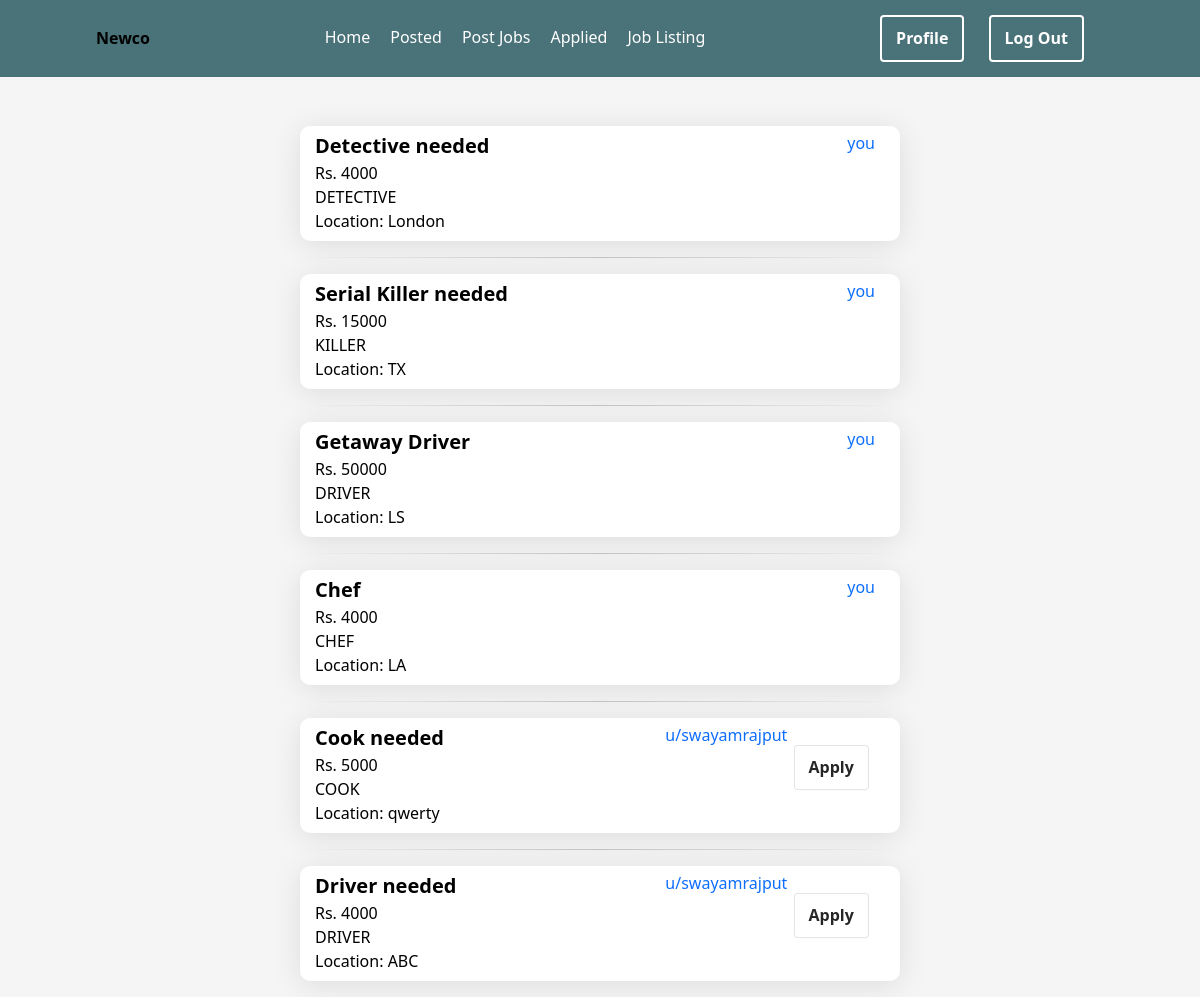
Before: /newco/listings (signed in) with the older database file.
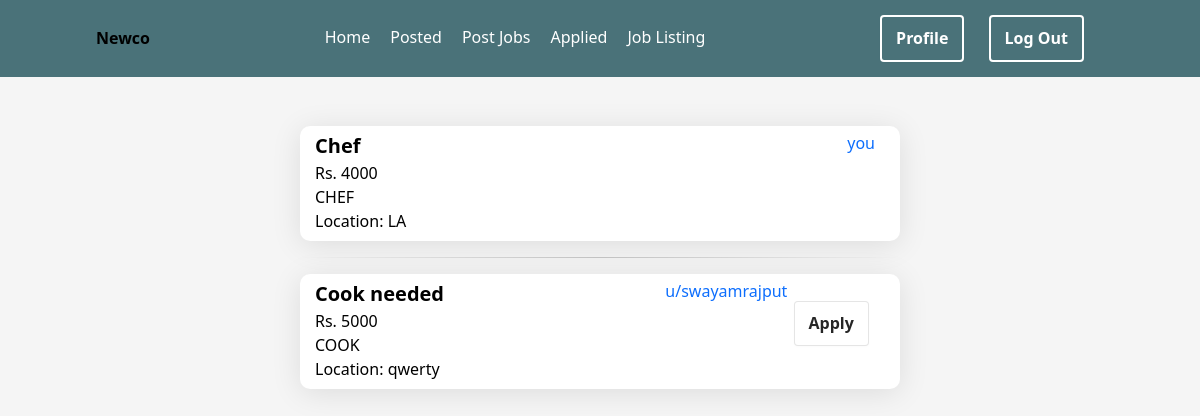
After: the same page with the newer database file.
### newco/models.py (models this page shows, shortened)
class Job(models.Model):
    user = models.ForeignKey(User,on_delete=models.CASCADE)
    title = models.CharField(max_length=255)
    description = models.TextField()
    job_specification = models.CharField(max_length=255)
    salary = models.CharField(max_length=32)
    location = models.CharField(max_length=32)
    people_applied = models.IntegerField(default=0)
    applied = models.ManyToManyField(User,related_name='users_applied',blank=True)

### newco/views.py (the view)
# urls.py: path('listings',views.listings,name='newco-listings'),
@login_required
def listings(request):
    jobs = Job.objects.all()
    jobs = reversed(jobs)
    return render(request,'newco/listings.html',{'jobs':jobs})

### newco/templates/newco/listings.html (shortened to what this page needs)
{% extends 'newco/layout.html' %}
{% block body %}
{% if jobs %}
    <div class="w-100 h-auto center">
        <div class="w-50 d-block m-3">
            {% for job in jobs %}
                <hr>
                <a href="post/{{ job.id }}" class="w-100">
                    <div class="post form w-100 flex-row">
                        <div class="flex-column w-100">
                            <div class="w-100 lead" style="font-weight: 600;">{{ job.title }}</div>
                            <div class="w-100">Rs. {{ job.salary }}</div>
                            <div class="w-100">{{ job.job_specification }}</div>
                            <div class="w-100">Location: {{ job.location }}</div>
                        </div>
                    </a>
                    {% if job.user.username != request.user.username %}
                        <div class="d-inline-flex flex-row-reverse" style="height: 25px; transition: all 0.3s;">
                            <a href="" class="a-hover">u/{{ job.user.username }}</a>
                        </div>
                        <div class="w-25 center" style="height: 90px;">
                            {% if request.user not in job.applied.all %}
                                <a href="post/apply/{{ job.id }}">
                                    <button type="button" class="">Apply</button>
                                </a>
                            {% else %}
                                <button type="button" disabled class="">Applied</button>
                            {% endif %}
                            </div>
                    {% else %}
                        <div class="d-inline-flex flex-row-reverse" style="height: 25px; transition: all 0.3s;">
                            <a href="profile/{{ job.user.username }}" class="a-hover">you</a>
                        </div>
                    {% endif %}
                </div>
            {% endfor %}
{% else %}
<div class="w-100 h-25 center">
    No jobs posted yet
</div>
{% endif %}
{% endblock %}

Changed rows visible on the page:
removed Job: title "Detective needed", salary "4000", job_specification "DETECTIVE", location "London"
removed Job: title "Serial Killer needed", salary "15000", job_specification "KILLER", location "TX"
removed Job: title "Getaway Driver", salary "50000", job_specification "DRIVER", location "LS"
removed Job: title "Driver needed", salary "4000", job_specification "DRIVER", location "ABC", user.username "swayamrajput"
